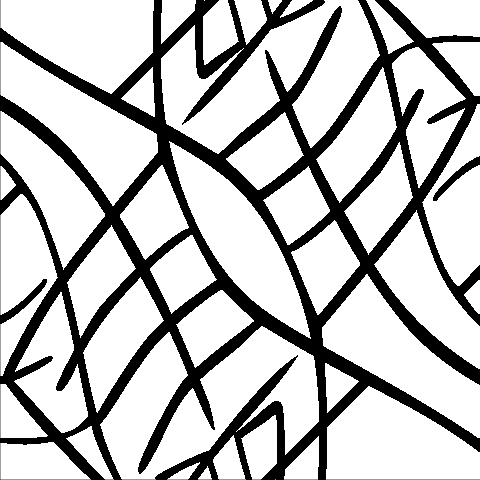

Reproduce this figure in R.
library(funcgeo)
library(grid)
library(here)
library(svgparser)

# hacking with these offsets is probably not the right approach
#fish <- read_svg(here("fish.svg"), xoffset = -0.074, yoffset = 0.01,)
fish <- read_svg(here("fish.svg"), xoffset = 0, yoffset = 0, default.units = "mm")
# are there pieces missing?
fish <- getGrob(fish, "GRID.pathgrob.1")

fliprot45 <- function(x) {
  flip(rot(x, 45))
}

nil <- nullGrob()

fish2 <- flip(rot(fish))
fish3 <- rot(rot(rot(fish2)))

over <- function(p, q) {
  fg <- grid::frameGrob(layout = grid::grid.layout(1, 1))
  fg <- grid::packGrob(fg, p, row = 1)
  fg <- grid::packGrob(fg, q, row = 1)
  return(fg)
}

t <- over(fish, above(fish2, fish3))
#u <- over(over(fish2, rot(fish2)), over(rot(rot(fish2)), rot(rot(rot(fish2)))))

#side1 <- quartet(nil, nil, rot(t), t)
#side2 <- quartet(side1, side1, rot(t), t)

#corner1 <- quartet(nil, nil, nil, u)
#corner2 <- quartet(corner1, side1, rot(side1), u)

png(here("plots", "squarelimit-2.png"))
grid.rect(x = unit(85, "mm"), y = unit(85, "mm"), width = unit(170, "mm"), height = unit(170, "mm"))
grid.draw(over(fish, rot(rot(fish))))
dev.off()